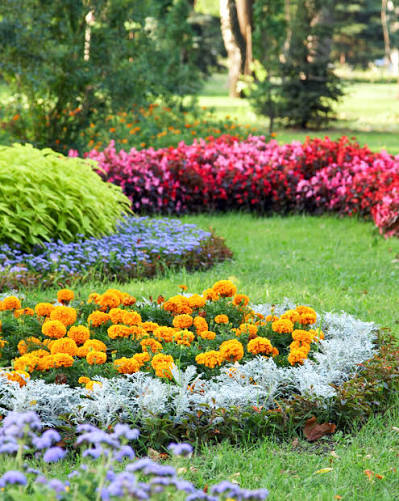
#> input picture LAB/CODING/INPUT.jpeg, 399 x 501 px
$ python EXP23.py
#> lines starting #> are read from the running program, lines starting #| are printed output that depends on the picture
"""Experiment 23: top-hat morphological operation."""
from pathlib import Path
import cv2
import numpy as np


def main():
    folder = Path(__file__).resolve().parent
    path = folder / "INPUT.jpeg" if (folder / "INPUT.jpeg").exists() else folder / "image.jpeg"
    image = cv2.imread(str(path))
#> image is the input picture: shape (501, 399, 3); mean B, G, R 89.5, 136.1, 128.6
    if image is None:
        print(f"Error: Could not load {path}.")
        return
    gray = cv2.cvtColor(image, cv2.COLOR_BGR2GRAY)
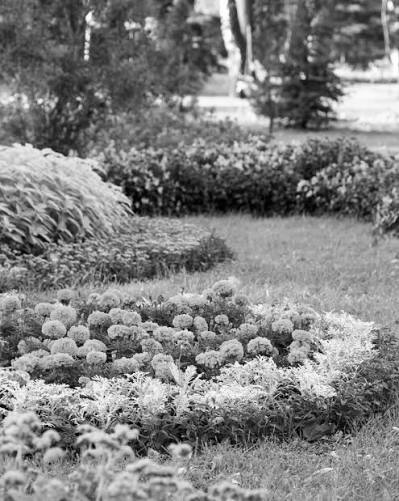
#> gray: shape (501, 399); min 0, max 255, mean 128.6
    result = cv2.morphologyEx(gray, cv2.MORPH_TOPHAT, np.ones((15, 15), np.uint8))
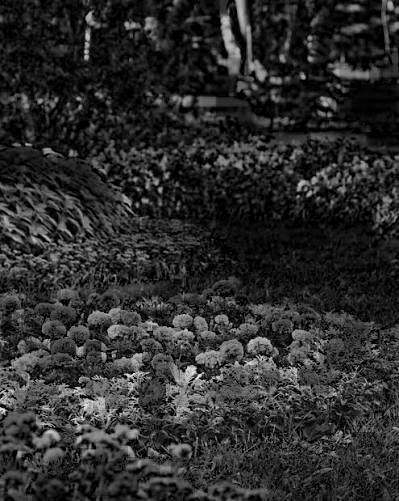
#> result: shape (501, 399); min 0, max 243, mean 45
    cv2.imshow("Original Grayscale", gray)
    cv2.imshow("Top Hat", result)
    cv2.waitKey(0)
    cv2.destroyAllWindows()


if __name__ == "__main__":
    main()
